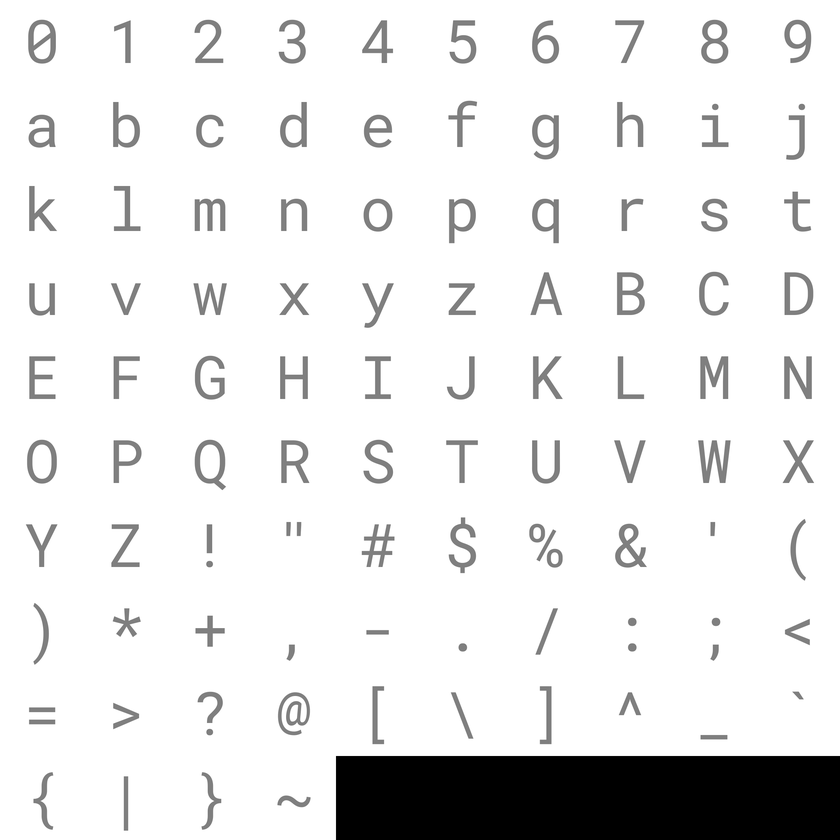
#> input picture out_images_2024-10-24T18-20-16-107042/images_0.png, 840 x 840 px, shrunk from 2240 x 2240 before the run, found by its file name
$ python diff.py
#> lines starting #> are read from the running program, lines starting #| are printed output that depends on the picture
from PIL import Image, ImageChops

# Open the two images
img1 = Image.open('out_images/images_0.png')
#> img1 is the input picture: PIL image 840x840 RGB; min 0, max 255, mean 232.8
img2 = Image.open('out_images/images_10.png')
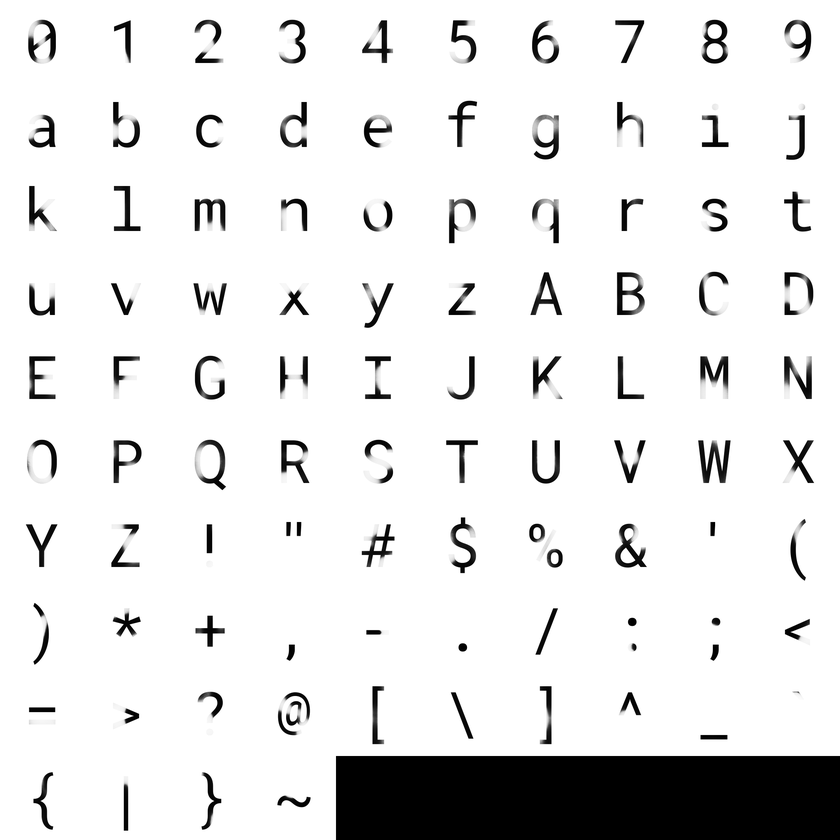
#> input picture out_images_2024-10-24T18-20-16-107042/images_10.png, 840 x 840 px, shrunk from 2240 x 2240 before the run, found by its file name
#> img2 is the input picture: PIL image 840x840 RGB; min 0, max 255, mean 229.4

# Compute the difference
diff = ImageChops.difference(img1, img2)
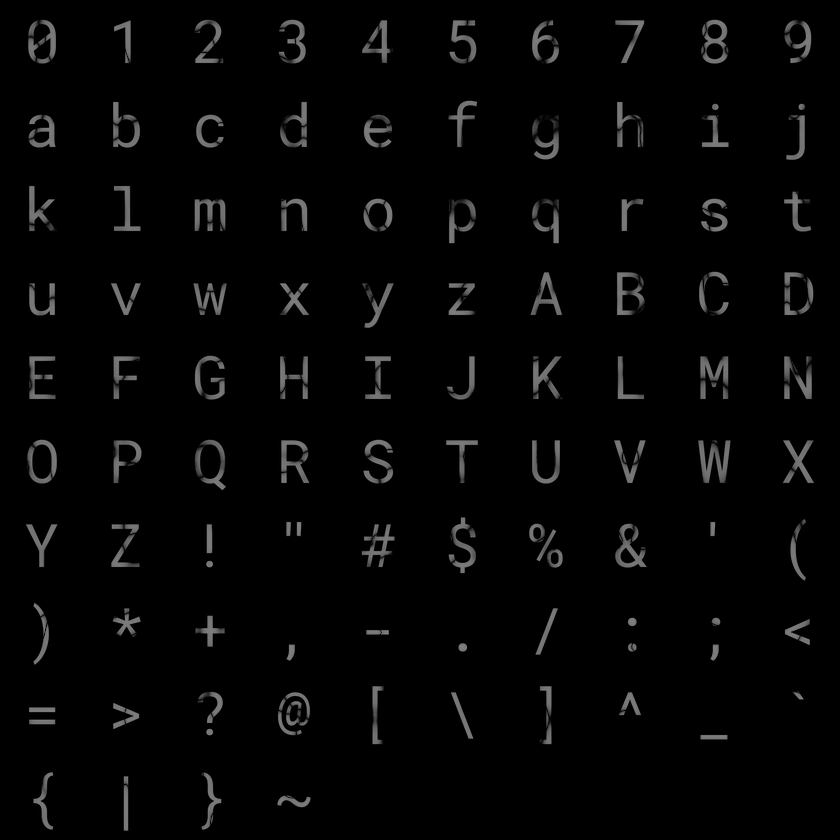
#> diff: PIL image 840x840 RGB; min 0, max 137, mean 5.2

# Save the difference image
diff.save('diff.png')

# If the images are exactly the same, diff will be an empty image
if not diff.getbbox():
    print("The images are identical.")
else:
    print("The images have differences.")
